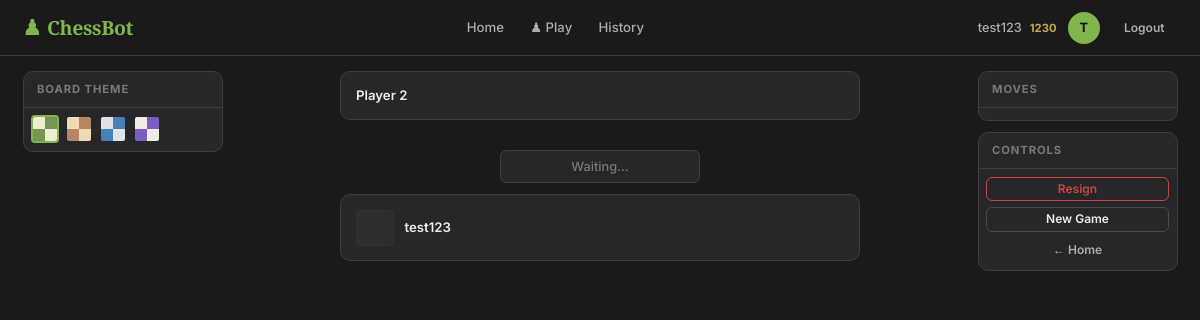
The page /play (signed in) on the database its author committed.
### models.py (models this page shows, shortened)
class User(UserMixin, db.Model):
    __tablename__ = 'users'
    id            = db.Column(db.Integer, primary_key=True)
    username      = db.Column(db.String(64), unique=True, nullable=False)
    email         = db.Column(db.String(120), unique=True, nullable=False)
    password_hash = db.Column(db.String(256), nullable=False)
    rating        = db.Column(db.Integer, default=1200)   # NEW — Elo rating
    created_at    = db.Column(db.DateTime, default=datetime.utcnow)
    games = db.relationship('Game', backref='player', lazy=True)

### routes.py (the view)
@game_bp.route('/play')
def play():
    mode = request.args.get('mode', 'pass_and_play')
    bot = request.args.get('bot', '')
    color = request.args.get('color', 'white')
    return render_template('play.html', mode=mode, bot=bot, color=color)

### models.py (called while the page is built)
@login_manager.user_loader
def load_user(user_id):
    return User.query.get(int(user_id))

### templates/play.html (shortened to what this page needs)
{% extends 'base.html' %}
{% block head %}
<link rel="stylesheet" href="https://cdnjs.cloudflare.com/ajax/libs/chessboard-js/1.0.0/chessboard-1.0.0.min.css" />
{% endblock %}
{% block content %}
<div class="play-page">
  <div class="play-sidebar">
    <div class="side-panel">
      <div class="side-panel-head">Board Theme</div>
      <div class="theme-picker">
        <div class="theme-swatch active" data-theme="green" title="Green" onclick="setTheme('green',this)">
          <span style="background:#eeeed2"></span><span style="background:#769656"></span>
          <span style="background:#769656"></span><span style="background:#eeeed2"></span>
        </div>
        <div class="theme-swatch" data-theme="walnut" title="Walnut" onclick="setTheme('walnut',this)">
          <span style="background:#f0d9b5"></span><span style="background:#b58863"></span>
          <span style="background:#b58863"></span><span style="background:#f0d9b5"></span>
        </div>
        <div class="theme-swatch" data-theme="ocean" title="Ocean" onclick="setTheme('ocean',this)">
          <span style="background:#dee3e6"></span><span style="background:#4682b4"></span>
          <span style="background:#4682b4"></span><span style="background:#dee3e6"></span>
        </div>
        <div class="theme-swatch" data-theme="dusk" title="Purple Dusk" onclick="setTheme('dusk',this)">
          <span style="background:#f0ece4"></span><span style="background:#7c5cbf"></span>
          <span style="background:#7c5cbf"></span><span style="background:#f0ece4"></span>
        </div>
      </div>
    </div>
  </div>
  <div class="board-wrapper">
    <div class="player-strip" style="width:520px">
      <div>
        <div class="player-strip-name" id="top-player-name">{{ bot if mode == 'bot' else 'Player 2' }}</div>
      </div>
    </div>
    <div class="board-status" id="board-status">Waiting...</div>
    <div class="player-strip" style="width:520px">
      <div class="player-strip-avatar"></div>
      <div>
        <div class="player-strip-name">{{ current_user.username if current_user.is_authenticated else 'Player 1' }}</div>
      </div>
    </div>
  </div>
  <div class="play-sidebar">
    <div class="side-panel">
      <div class="side-panel-head">Moves</div>
      <div class="move-list-wrap" id="move-list-wrap">
      </div>
    </div>
    <div class="side-panel">
      <div class="side-panel-head">Controls</div>
      <div class="game-controls">
        <button id="btn-resign" class="btn btn-danger btn-sm">Resign</button>
        <button id="btn-new" class="btn btn-outline btn-sm">New Game</button>
        <a href="{{ url_for('game.dashboard') }}" class="btn btn-ghost btn-sm">← Home</a>
      </div>
    </div>
  </div>
</div>
{% endblock %}

### templates/base.html (shortened to what this page needs)
<!DOCTYPE html>
<html lang="en">
<head>
  <link rel="stylesheet" href="{{ url_for('static', filename='css/main.css') }}" />
  {% block head %}{% endblock %}
</head>
<body>
<nav class="navbar">
  <a class="nav-brand" href="{{ url_for('game.dashboard') }}">ChessBot</a>
  <div class="nav-center">
    {% if current_user.is_authenticated %}
      <a href="{{ url_for('game.dashboard') }}" class="nav-link">Home</a>
      <a href="#" onclick="document.getElementById('mode-modal').style.display='flex'; return false;" class="nav-link">♟ Play</a>
      <a href="{{ url_for('game.history') }}" class="nav-link">History</a>
    {% endif %}
  </div>
  <div class="nav-right">
    {% if current_user.is_authenticated %}
      <span class="nav-username">
    {{ current_user.username }}
    <span style="color:var(--gold);font-size:.75rem;font-weight:700;margin-left:.3rem">
        {{ current_user.rating or 1200 }}
    </span>
</span>
      <div class="nav-avatar" title="{{ current_user.username }}">
        {{ current_user.username[0].upper() }}
      </div>
      <a href="{{ url_for('auth.logout') }}" class="btn btn-ghost btn-sm">Logout</a>
    {% else %}
      <a href="{{ url_for('auth.login') }}" class="btn btn-ghost btn-sm">Login</a>
      <a href="{{ url_for('auth.register') }}" class="btn btn-primary btn-sm">Register</a>
    {% endif %}
  </div>
</nav>
<main class="main-content">
  {% block content %}{% endblock %}
</main>
</body>
</html>

### templates/play.html (style rules this page uses)
body { overflow: hidden; }

### rows shown on the page
User: username "test123", rating "1230", username "T"

### other values the page prints
{{ bot if mode == 'bot' else 'Player 2' }} "Player 2"
